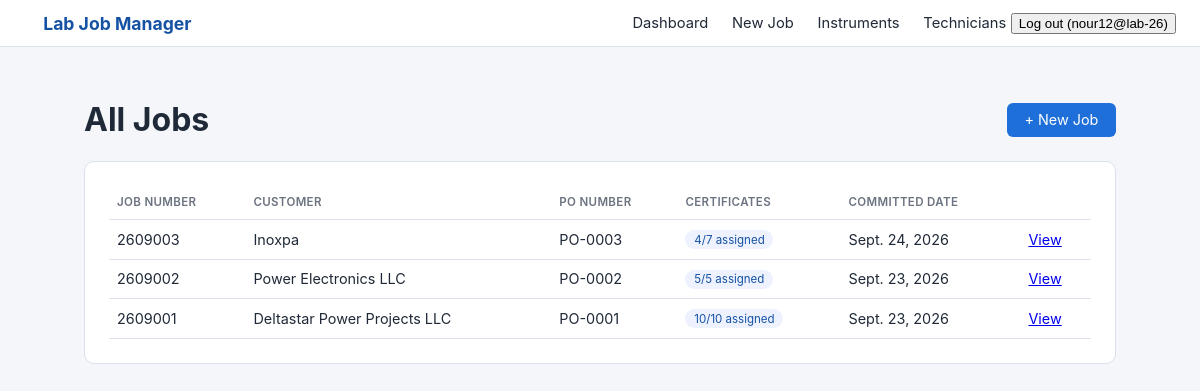
Page / (signed in) on the earlier database version.
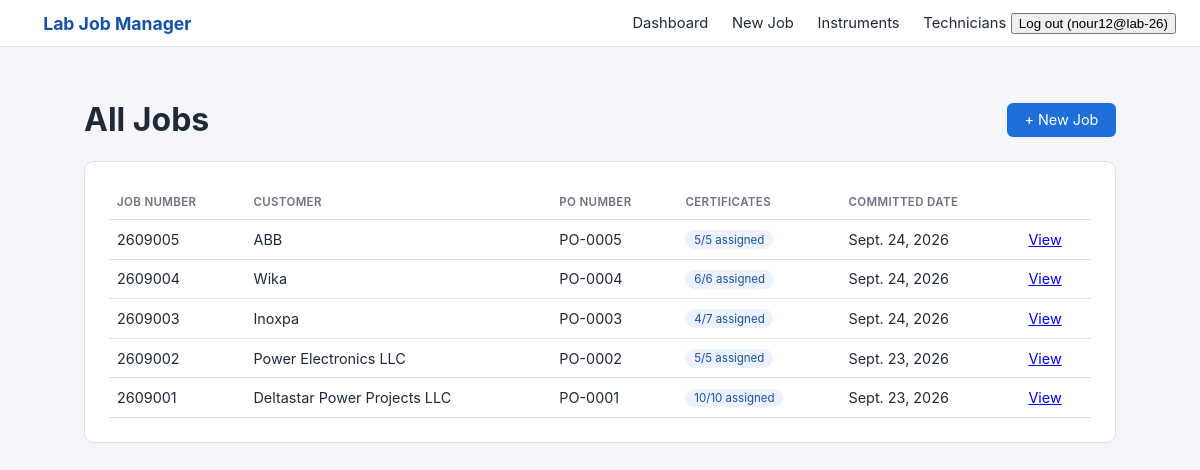
Same page on the later database version.
### labmanager/models.py (models this page shows, shortened)
class Job(models.Model):
    job_number = models.CharField(max_length=20, unique=True, editable=False)
    customer_name = models.CharField(max_length=200)
    customer_address = models.TextField(blank=True)
    po_number = models.CharField(max_length=100)
    quantity = models.PositiveIntegerField(help_text="Total number of certificates for this job")
    committed_date = models.DateField(null=True, blank=True)
    created_by = models.ForeignKey(User, on_delete=models.PROTECT, related_name="jobs_created")
    created_at = models.DateTimeField(auto_now_add=True)
    class Meta:
        ordering = ["-created_at"]
    @property
    def certificates_assigned_count(self):
        return sum(li.quantity for li in self.line_items.all())

class JobLineItem(models.Model):
    job = models.ForeignKey(Job, on_delete=models.CASCADE, related_name="line_items")
    instrument = models.ForeignKey(Instrument, on_delete=models.PROTECT, related_name="line_items")
    model = models.CharField(max_length=150, blank=True)
    range_from = models.DecimalField(max_digits=12, decimal_places=2, null=True, blank=True)
    range_to = models.DecimalField(max_digits=12, decimal_places=2, null=True, blank=True)
    unit = models.CharField(max_length=50, blank=True, null=True, choices=UNIT_CHOICES)
    quantity = models.PositiveIntegerField(default=1)
    assigned_to = models.ForeignKey(User, on_delete=models.PROTECT,  related_name="assigned_line_items", limit_choices_to={"role": User.Role.TECHNICIAN},)
    calibration_points = models.PositiveIntegerField(default=1)
    calibration_validity = models.CharField(max_length=100, blank=True)
    reference_procedure = models.CharField(max_length=150, blank=True, choices=REFERENCE_PROCEDURE_CHOICES)

### labmanager/views.py (the view)
# urls.py: path("", views.dashboard, name="dashboard"),
@login_required
def dashboard(request):
    if request.user.is_lab_head:
        jobs = Job.objects.all()
    else:
        jobs = Job.objects.filter(line_items__assigned_to=request.user).distinct()
    return render(request, "labmanager/dashboard.html", {"jobs": jobs})

### labmanager/models.py (called while the page is built)
    @property
    def is_lab_head(self):
        return self.role == self.Role.LAB_HEAD

### labmanager/templates/labmanager/dashboard.html (shortened to what this page needs)
{% extends "labmanager/base.html" %}
{% block content %}
<div style="display:flex;justify-content:space-between;align-items:center;">
    <h1>{% if user.is_lab_head %}All Jobs{% else %}My Assigned Jobs{% endif %}</h1>
    {% if user.is_lab_head %}
        <a class="btn" href="{% url 'job_create' %}">+ New Job</a>
    {% endif %}
</div>
<div class="card">
    <table>
        <thead>
            <tr>
                <th>Job Number</th>
                <th>Customer</th>
                <th>PO Number</th>
                <th>Certificates</th>
                <th>Committed Date</th>
                <th></th>
            </tr>
        </thead>
        <tbody>
            {% for job in jobs %}
            <tr>
                <td>{{ job.job_number }}</td>
                <td>{{ job.customer_name }}</td>
                <td>{{ job.po_number }}</td>
                <td><span class="pill">{{ job.certificates_assigned_count }}/{{ job.quantity }} assigned</span></td>
                <td>{{ job.committed_date|default:"—" }}</td>
                <td><a href="{% url 'job_detail' job.pk %}">View</a></td>
            </tr>
            {% empty %}
            <tr><td colspan="6" class="muted">No jobs yet.</td></tr>
            {% endfor %}
        </tbody>
    </table>
</div>
{% endblock %}

Differences in the rows shown:
added Job: job_number "2609005", customer_name "ABB", po_number "PO-0005", certificates_assigned_count "5", quantity "5", committed_date "Sept. 24, 2026"
added Job: job_number "2609004", customer_name "Wika", po_number "PO-0004", certificates_assigned_count "6", quantity "6", committed_date "Sept. 24, 2026"
